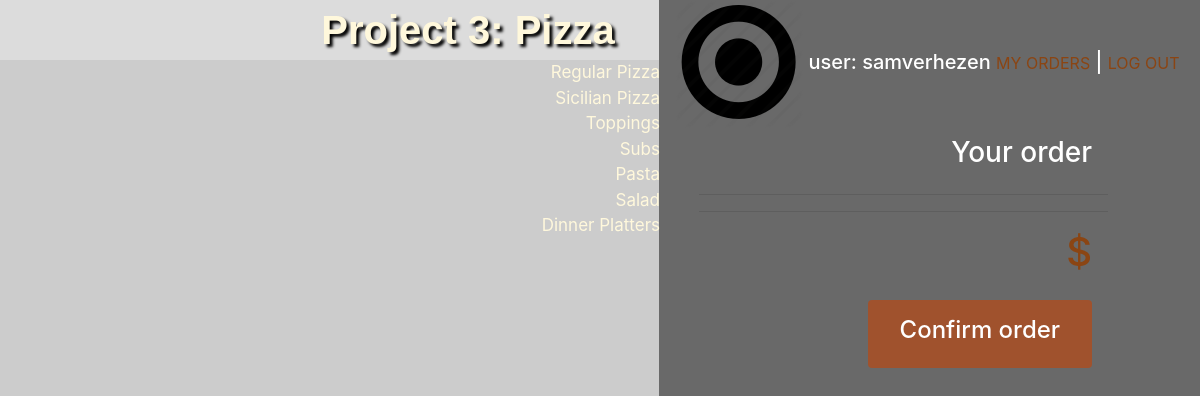
Screenshot of / (signed in) with the database file from the repository.
### orders/models.py (models this page shows)
class Category(models.Model):
    name = models.CharField(max_length=MAX)
    def __str__(self):
        return f"{self.name}"

### orders/views.py (the view)
# urls.py: path("", views.index, name="index")
def index(request):
    if not request.user.is_authenticated:
        return render(request, "login.html", {"message": None})
    order_number = User_order.objects.get(user=request.user, status='initiated').order_number
    context = getMenuContext(request, request.user, order_number, 0)
    return render(request, "index.html", context)

### orders/views.py (called while the page is built)
def getMenuContext(request, user, order_number, admin):
    if admin == 1:
        status = User_order.objects.get(user=user, order_number=order_number).status
    else:
        status = []
    context = {
        "Checkout": Order2.objects.filter(user=user, number=order_number),
        "Checkout_category": Order2.objects.filter(user=user, number=order_number).values_list('category').distinct(),
        "Total": list(Order2.objects.filter(user=user, number=order_number).aggregate(Sum('price')).values())[0],
        "user": request.user,
        "Category": Category.objects.all(),
        "Order_number": order_number,
        "All_orders": User_order.objects.exclude(status='initiated'),
        "Status": status
    }
    return context

### orders/templates/index.html (shortened to what this page needs)
{% extends "layout.html" %}

### orders/templates/layout.html (shortened to what this page needs)
<!DOCTYPE html>
<html style="height:100%">
<head>
    {% load static %}
    <link rel="stylesheet" type="text/css" href="{% static 'styles.css' %}">
    <link rel="stylesheet" href="https://maxcdn.bootstrapcdn.com/bootstrap/4.1.3/css/bootstrap.min.css">
</head>
<body style="height:100%">
    <img id='pizza_background' src="{% static 'pizza_background.jpeg' %}">
    {% if Category %}
    <div id='username'>
        <h5 class='px-3' ><a href="{% url 'index' %}"><img src="{% static 'home.png' %}"></a>
            user: {{user.username}}
            {% if not user.is_superuser %}
            <small><a href="{% url 'my_orders' Order_number %}" class="link">MY ORDERS</a></small> |
            {% endif %}
            <small><a href="{% url 'logout' %}" class="link">LOG OUT&nbsp;</a></small>
        </h5>
        <div id='checkout' class='list-group text-right ' style="padding-bottom: 20px;">
        {% if Category %}
            <h3 class=' text-right pr-3'>Your order</h3>
            <ul >
                <hr>
                <hr>
                <li class='text-info text-right pr-3 '><h1 style="color: saddlebrown"><small class='text-white'></small> ${{Total|floatformat:2}}</h1></li>
            </ul>
        <a id='place_order'  href="{% url 'my_orders' Order_number %}"><div  class='w-50 rounded p-3  ml-auto mr-3 text-center text-white ' style="background-color: sienna;"><h4>Confirm order</h4></div></a>
        {% endif %}
        </div>
    </div>
    {% endif %}
    <p id='logo' class='text-center m-0 font-weight-bold'><a href="{% url 'index' %}">Project 3: Pizza</a></p>
    <div id='category' class="list-group">
        {% for category in Category %}
         <a href="{% url 'menu' category  %}" >{{category}}</a>
        {% endfor %}
    </div>
    <div id='center_box' class='w-50  mx-auto'>
    </div>
</body>
</html>

### orders/static/styles.css (style rules this page uses)
#pizza_background { position: absolute; color: silver; z-index:-99; }
body { background-image: url("pizza_background.jpeg"); background-repeat: repeat; }
.link { color: saddlebrown; }
#category { left: 25%; width:30%; position: absolute; }
#category a { background-color: transparent; color: rgb(255,248,220); text-align: right; font-size: 17px; }
#logo { padding-right: 22%; font-family: Arial, Helvetica, sans-serif ; font-size: 40px; text-shadow: 3px 3px 3px rgb(0,0,0); background-color: gainsboro; }
#logo a:link, #place_order:link, #confirm_order:link { color:rgb(255,248,220); }
#username { background-color: rgb(105, 105, 105); color: white; }
#center_box { background-color: transparent; color: white; padding-top: 200px; padding-right: 20%; width: 50% }
#checkout { color:white; top:93%; width:83%; }
#username { position: fixed; right: 0; height: 100% }
li { list-style-type: none; }

### rows the page displays
Category: name "Regular Pizza"
Category: name "Sicilian Pizza"
Category: name "Toppings"
Category: name "Subs"
Category: name "Pasta"
Category: name "Salad"
Category: name "Dinner Platters"

### other values shown
{{ user.username }} "samverhezen"
